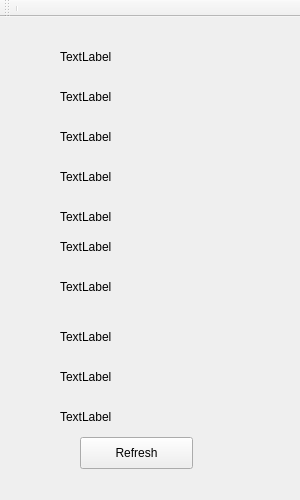
<?xml version="1.0" encoding="UTF-8"?>
<ui version="4.0">
 <class>MainWindow</class>
 <widget class="QMainWindow" name="MainWindow">
  <property name="geometry">
   <rect>
    <x>0</x>
    <y>0</y>
    <width>300</width>
    <height>500</height>
   </rect>
  </property>
  <property name="minimumSize">
   <size>
    <width>300</width>
    <height>500</height>
   </size>
  </property>
  <property name="maximumSize">
   <size>
    <width>300</width>
    <height>500</height>
   </size>
  </property>
  <property name="windowTitle">
   <string>MainWindow</string>
  </property>
  <property name="styleSheet">
   <string notr="true">color=greenrgb(133, 255, 125)</string>
  </property>
  <widget class="QWidget" name="centralwidget">
   <widget class="QPushButton" name="pushButton">
    <property name="geometry">
     <rect>
      <x>80</x>
      <y>420</y>
      <width>113</width>
      <height>32</height>
     </rect>
    </property>
    <property name="text">
     <string>Refresh</string>
    </property>
   </widget>
   <widget class="QLabel" name="label_11">
    <property name="geometry">
     <rect>
      <x>60</x>
      <y>30</y>
      <width>221</width>
      <height>20</height>
     </rect>
    </property>
    <property name="text">
     <string>TextLabel</string>
    </property>
   </widget>
   <widget class="QLabel" name="label_12">
    <property name="geometry">
     <rect>
      <x>60</x>
      <y>70</y>
      <width>221</width>
      <height>20</height>
     </rect>
    </property>
    <property name="text">
     <string>TextLabel</string>
    </property>
   </widget>
   <widget class="QLabel" name="label_13">
    <property name="geometry">
     <rect>
      <x>60</x>
      <y>110</y>
      <width>221</width>
      <height>20</height>
     </rect>
    </property>
    <property name="text">
     <string>TextLabel</string>
    </property>
   </widget>
   <widget class="QLabel" name="label_14">
    <property name="geometry">
     <rect>
      <x>60</x>
      <y>150</y>
      <width>221</width>
      <height>20</height>
     </rect>
    </property>
    <property name="text">
     <string>TextLabel</string>
    </property>
   </widget>
   <widget class="QLabel" name="label_15">
    <property name="geometry">
     <rect>
      <x>60</x>
      <y>190</y>
      <width>221</width>
      <height>20</height>
     </rect>
    </property>
    <property name="text">
     <string>TextLabel</string>
    </property>
   </widget>
   <widget class="QLabel" name="label_16">
    <property name="geometry">
     <rect>
      <x>60</x>
      <y>220</y>
      <width>221</width>
      <height>20</height>
     </rect>
    </property>
    <property name="text">
     <string>TextLabel</string>
    </property>
   </widget>
   <widget class="QLabel" name="label_17">
    <property name="geometry">
     <rect>
      <x>60</x>
      <y>260</y>
      <width>221</width>
      <height>20</height>
     </rect>
    </property>
    <property name="text">
     <string>TextLabel</string>
    </property>
   </widget>
   <widget class="QLabel" name="label_18">
    <property name="geometry">
     <rect>
      <x>60</x>
      <y>310</y>
      <width>221</width>
      <height>20</height>
     </rect>
    </property>
    <property name="text">
     <string>TextLabel</string>
    </property>
   </widget>
   <widget class="QLabel" name="label_19">
    <property name="geometry">
     <rect>
      <x>60</x>
      <y>350</y>
      <width>221</width>
      <height>20</height>
     </rect>
    </property>
    <property name="text">
     <string>TextLabel</string>
    </property>
   </widget>
   <widget class="QLabel" name="label_20">
    <property name="geometry">
     <rect>
      <x>60</x>
      <y>390</y>
      <width>221</width>
      <height>20</height>
     </rect>
    </property>
    <property name="text">
     <string>TextLabel</string>
    </property>
   </widget>
  </widget>
  <widget class="QMenuBar" name="menubar">
   <property name="geometry">
    <rect>
     <x>0</x>
     <y>0</y>
     <width>300</width>
     <height>22</height>
    </rect>
   </property>
  </widget>
  <widget class="QToolBar" name="toolBar">
   <property name="windowTitle">
    <string>toolBar</string>
   </property>
   <attribute name="toolBarArea">
    <enum>TopToolBarArea</enum>
   </attribute>
   <attribute name="toolBarBreak">
    <bool>false</bool>
   </attribute>
   <addaction name="separator"/>
  </widget>
 </widget>
 <resources/>
 <connections/>
</ui>
